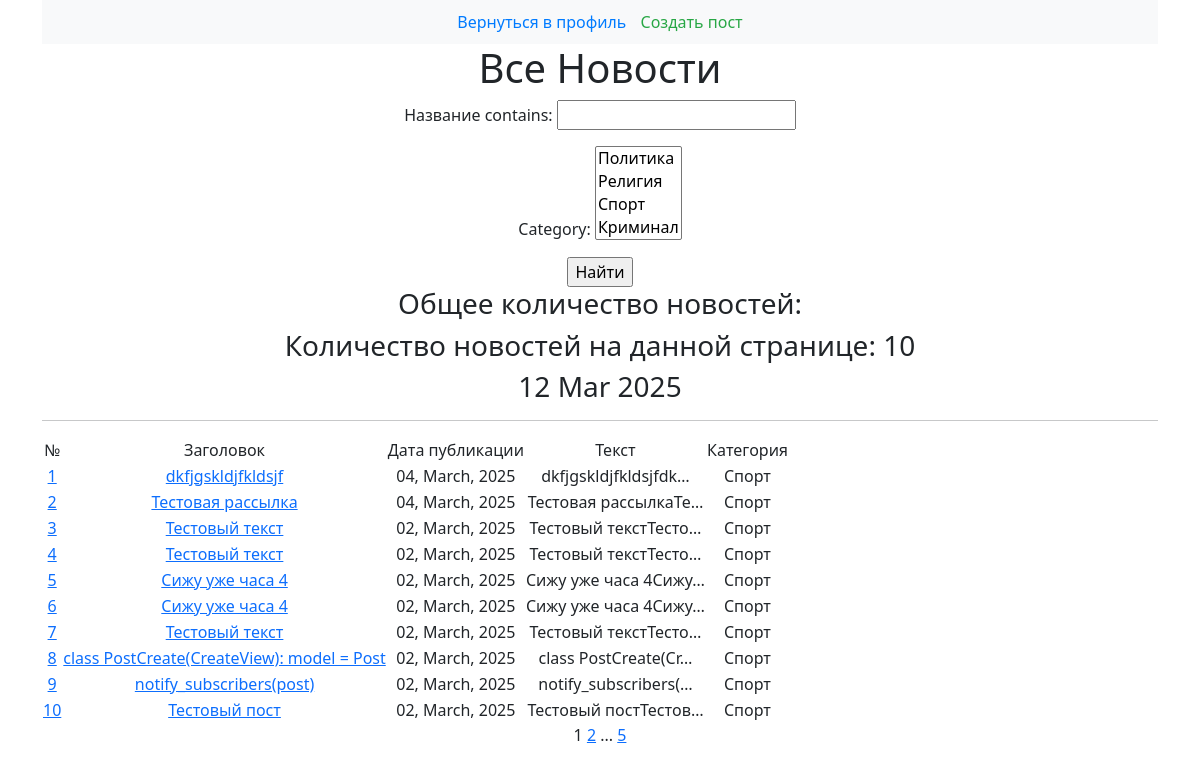
Before: /news/ with the older database file.
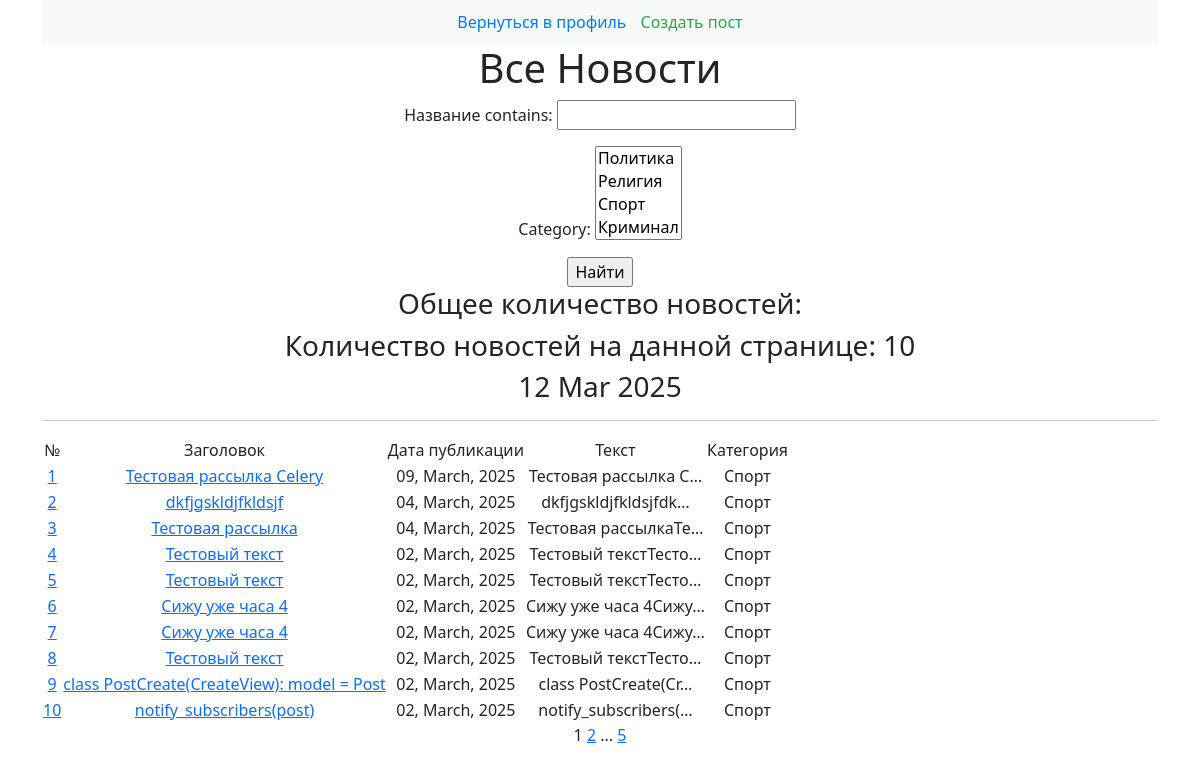
After: the same page with the newer database file.
### news/models.py (models this page shows, shortened)
class Post(models.Model):
    some_datetime = models.DateTimeField(auto_now_add=True)
    author = models.ForeignKey(Author, on_delete=models.CASCADE)
    category = models.ManyToManyField(Category, through='PostCategory')
    PostNews = 'PN'
    PostArticle = 'PA'
    POSITIONS = [(PostArticle, 'Статья'), (PostNews, 'Новость'), ]
    title = models.CharField(max_length=50, verbose_name='Название')
    text = models.TextField()
    rating = models.IntegerField(default=0)
    positions = models.CharField(max_length=2, choices=POSITIONS, default=PostArticle, verbose_name='Тип поста')
    def get_absolute_url(self):
        return reverse('news_detail', args=[str(self.id)])

class Category(models.Model):
    name_category = models.CharField(max_length=255, default="Default", unique=True)
    subscribers = models.ManyToManyField(User, related_name='subscribed_categories', blank=True)
    def __str__(self):
        return self.name_category.title()

### news/views.py (the view)
# urls.py: path('news/', cache_page(60)(NewsList.as_view()), name='news_list'),
class NewsList(ListView):
    model = Post
    ordering = '-some_datetime'
    template_name = "posts.html"
    context_object_name = 'posts'
    paginate_by = 10
    def get_queryset(self):
        queryset = super().get_queryset()
        self.filterset = PostFilter(self.request.GET, queryset)
        return self.filterset.qs
    def get_context_data(self, **kwargs):
        context = super().get_context_data(**kwargs)
        context['filterset'] = self.filterset
        return context

### news/templatetags/custom_filters.py (called while the page is built)
@register.filter
def censor(text):
    bad_words_list = ["Редиска", "редиска"]
    for bad_word in bad_words_list:
        text = text.replace(bad_word, '*' * len(bad_word))
    return text

### news/templatetags/custom_tags.py (called while the page is built)
@register.simple_tag()
def current_time(format_string='%b %d %Y'):
    return datetime.utcnow().strftime(format_string)

@register.simple_tag(takes_context=True)
def url_replace(context, **kwargs):
    d = context['request'].GET.copy()
    for k, v in kwargs.items():
        d[k] = v
    return d.urlencode()

### templates/posts.html (shortened to what this page needs)
{% extends 'flatpages/default.html' %}
{% load custom_filters %}
{% load custom_tags %}
{% block content %}
    <div style="background-color: #f8f9fa; padding: 10px;">
        <a href="http://127.0.0.1:8000/" style="text-decoration: none; color: #007bff;">Вернуться в профиль</a>
        <a href="{% url 'post_create' %}" style="text-decoration: none; color: #28a745; margin-left: 10px;">Создать пост</a>
    </div>
    <h1>Все Новости</h1>
    <form action="" method="get">
        {{ filterset.form.as_p }}
        <input type="submit" value="Найти" />
    </form>
    <h3>Общее количество новостей: {{ total_news_count }}</h3>
    <h3>Количество новостей на данной странице: {{ posts|length }}</h3>
    <h3>{% current_time '%d %b %Y' %}</h3>
    <hr>
    {% if posts %}
       <table>
        <tr>
            <td>№</td>
            <td>Заголовок</td>
            <td>Дата публикации</td>
            <td>Текст</td>
            <td>Категория</td>
        </tr>
        {% for post in posts %}
            <tr>
                <td><a href="{{ post.get_absolute_url }}">{{ forloop.counter }}</a></td>
                <td><a href="{{ post.get_absolute_url }}">{{ post.title|censor }}</a></td>
                <td>{{ post.some_datetime|date:"d, F, Y" }}</td>
                <td>{{ post.text|censor|truncatechars:20 }}</td>
                <td>
                    {% for category in post.category.all %}
                        {{ category.name_category }}{% if not forloop.last %}, {% endif %}
                    {% endfor %}
                </td>
            </tr>
        {% endfor %}
    </table>
    {% else %}
        <h2>Новостей на данный момент нет!</h2>
    {% endif %}
   {{ page_obj.number }}
   {% if page_obj.has_next %}
       <a href="?{% url_replace page=page_obj.next_page_number %}">{{ page_obj.next_page_number }}</a>
       {% if paginator.num_pages != page_obj.next_page_number %}
           ...
           <a href="?{% url_replace page=page_obj.paginator.num_pages %}">{{ page_obj.paginator.num_pages }}</a>
       {% endif %}
   {% endif %}
{% endblock content %}

Changed rows visible on the page:
no longer on this page (row unchanged): Post: title|censor "Тестовый пост", some_datetime "02, March, 2025", text|censor "Тестовый постТестов…", Category (name_category "Спорт")
added Post: title|censor "Тестовая рассылка Celery", some_datetime "09, March, 2025", text|censor "Тестовая рассылка C…", Category (name_category "Спорт")
